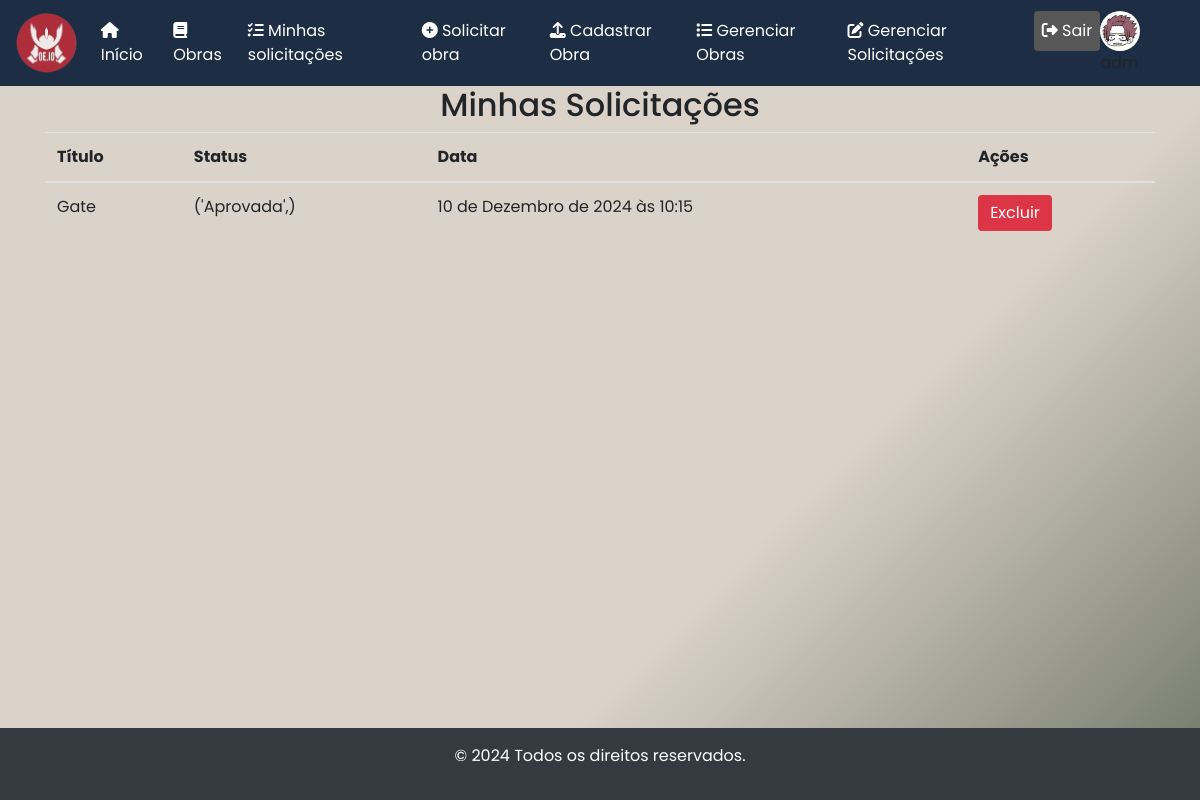
/minhas-solicitacoes/ (signed in), run on the app's committed database.
### core/models.py (models this page shows, shortened)
class Profile(models.Model):
    user = models.OneToOneField(User, on_delete=models.CASCADE)
    name = models.CharField(max_length=150)
    email = models.EmailField(unique=True, null=True, blank=True)
    photo = models.ImageField(upload_to='profile_photos/', null=True, blank=True)

class SolicitacaoObra(models.Model):
    usuario = models.ForeignKey(User, on_delete=models.CASCADE, related_name="solicitacoes")
    titulo = models.CharField(max_length=200)
    data_solicitacao = models.DateTimeField(auto_now_add=True)
    status = models.CharField(
        max_length=20,
        choices=(
            ('Pendente', 'Pendente'),
            ('Aprovada', 'Aprovada'),
            ('Recusada', 'Recusada')
        ),
        default='Pendente'
    )

### core/views.py (the view)
# urls.py: path('minhas-solicitacoes/', views.minhas_solicitacoes, name='minhas_solicitacoes'),
@login_required
def minhas_solicitacoes(request):
    solicitacoes = SolicitacaoObra.objects.filter(usuario=request.user)
    return render(request, 'minhas_solicitacoes.html', {'solicitacoes': solicitacoes})

### core/templates/minhas_solicitacoes.html (shortened to what this page needs)
{% extends 'modelo.html' %}
{% load static %}
{% block conteudo %}
<div class="container">
    <h2 class="text-center">Minhas Solicitações</h2>
    <table class="table">
        <thead>
            <tr>
                <th>Título</th>
                <th>Status</th>
                <th>Data</th>
                <th>Ações</th>
            </tr>
        </thead>
        <tbody>
            {% for solicitacao in solicitacoes %}
            <tr>
                <td>{{ solicitacao.titulo }}</td>
                <td>{{ solicitacao.status }}</td>
                <td>{{ solicitacao.data_solicitacao }}</td>
                <td>
                    <a href="{% url 'excluir_solicitacao' solicitacao.id %}" class="btn btn-danger" onclick="return confirm('Tem certeza que deseja excluir esta solicitação?')">Excluir</a>
                </td>
            </tr>
            {% endfor %}
        </tbody>
    </table>
</div>
{% endblock %}

### core/templates/modelo.html (shortened to what this page needs)
{% load static %}
<!DOCTYPE html>
<html lang="pt-br">
<head>
    <link rel="stylesheet" href="https://cdnjs.cloudflare.com/ajax/libs/font-awesome/6.4.0/css/all.min.css">
    <link rel="stylesheet" href="{% static 'css/bootstrap.min.css' %}">
    <link rel="stylesheet" href="{% static 'css/style.css' %}">
    <link rel="stylesheet" href="{% static 'css/banner.css' %}">
    <link rel="stylesheet" href="{% static 'css/photo.css' %}">
</head>
<body>
    {% block sidebar %}
    <nav class="navbar navbar-expand-lg navbar-light custom-navbar">
        <a class="navbar-brand" href="">
            <img src="{% static 'img/logo.png' %}" alt="Logo" style="height: 60px;">
        </a>
        <div class="collapse navbar-collapse" id="navbarNav">
            <ul class="navbar-nav">
                <li class="nav-item">
                    <a class="nav-link" href="{% url 'inicio' %}">
                        <i class="fas fa-home"></i> Início
                    </a>
                </li>
                <li class="nav-item">
                    <a class="nav-link" href="{% url 'todas_as_obras' %}">
                        <i class="fas fa-book"></i> Obras
                    </a>
                </li>
                {% if user.is_authenticated %}
                    <li class="nav-item">
                        <a class="nav-link" href="{% url 'minhas_solicitacoes' %}">
                            <i class="fas fa-tasks"></i> Minhas solicitações
                        </a>
                    </li>
                    <li class="nav-item">
                        <a class="nav-link" href="{% url 'solicitar_obra' %}">
                            <i class="fas fa-plus-circle"></i> Solicitar obra
                        </a>
                    </li>
                {% endif %}
                {% if user.is_authenticated and user.is_superuser %}
                    <li class="nav-item">
                        <a class="nav-link" href="{% url 'cadastrar_obra' %}">
                            <i class="fas fa-upload"></i> Cadastrar Obra
                        </a>
                    </li>
                    <li class="nav-item">
                        <a class="nav-link" href="{% url 'listar_obras' %}">
                            <i class="fas fa-list"></i> Gerenciar Obras
                        </a>
                    </li>
                    <li class="nav-item">
                        <a class="nav-link" href="{% url 'gerenciar_solicitacoes' %}">
                            <i class="fas fa-edit"></i> Gerenciar Solicitações
                        </a>
                    </li>
                {% endif %}
                {% if user.is_authenticated %}
                    <li class="nav-item">
                        <form action="{% url 'logout' %}" method="post" class="mb-0">
                            <button type="submit" class="nav-link btn btn-dark-gray">
                                <i class="fas fa-sign-out-alt"></i> Sair
                            </button>
                        </form>
                    </li>
                {% endif %}
            </ul>
            {% if user.is_authenticated %}
            <ul class="navbar-nav navbar-profile ml-auto">
                <li class="nav-item d-flex align-items-center">
                    <div class="navbar-profile">
                        <a href="{% url 'profile' %}" style="text-decoration: none; color: inherit;">
                            {% if user.profile.photo %}
                                <img src="{{ user.profile.photo.url }}" alt="User Photo" class="profile-picture">
                            {% else %}
                                <img src="{% static 'img/default-avatar.png' %}" alt="Default Photo" class="profile-picture">
                            {% endif %}
                            <span>{{ user.username }}</span>
                        </a>
                    </div>
                </li>
            </ul>
            {% endif %}
        </div>
    </nav>
    {% endblock %}
    {% block conteudo %}{% endblock %}
    {% block rodape %}
    <footer class="bg-dark text-white text-center py-3">
        <p>&copy; 2024 Todos os direitos reservados.</p>
    </footer>
    {% endblock %}
</body>
</html>

### static/css/style.css (style rules this page uses)
body, input, button, .form-label, .form-control, .btn-custom, .btn-custom-login, .profile-header h2, .profile-info p, .profile-actions .btn, .obra-capa, .nav-item .btn-custom-login, .nav-item .btn-custom { font-family: 'Poppins', 'Inter', 'Courier Prime', sans-serif; }
body { min-height: 100vh; display: flex; flex-direction: column; background: linear-gradient(135deg, #DBD2C9 65%, #6F7666 100%); margin: 0; }
footer { background-color: #343a40; color: white; text-align: center; padding: 10px 0; margin-top: auto; }
.btn-danger { background-color: #dc3545; color: white; border: none; }
.custom-navbar { background-color: #1D2D44 ; }
.navbar-light .navbar-nav .nav-link { color: #fff; }
.btn-dark-gray { background-color: #575757; color: white; border: none; }

### static/css/photo.css (style rules this page uses)
.navbar-profile { margin-left: auto; display: flex; align-items: center; }
.navbar-profile .profile-picture { width: 40px; height: 40px; border-radius: 50%; object-fit: cover; margin-right: 10px; }

### data on the page
SolicitacaoObra: titulo "Gate", status "('Aprovada',)", data_solicitacao "10 de Dezembro de 2024 às 10:15"
